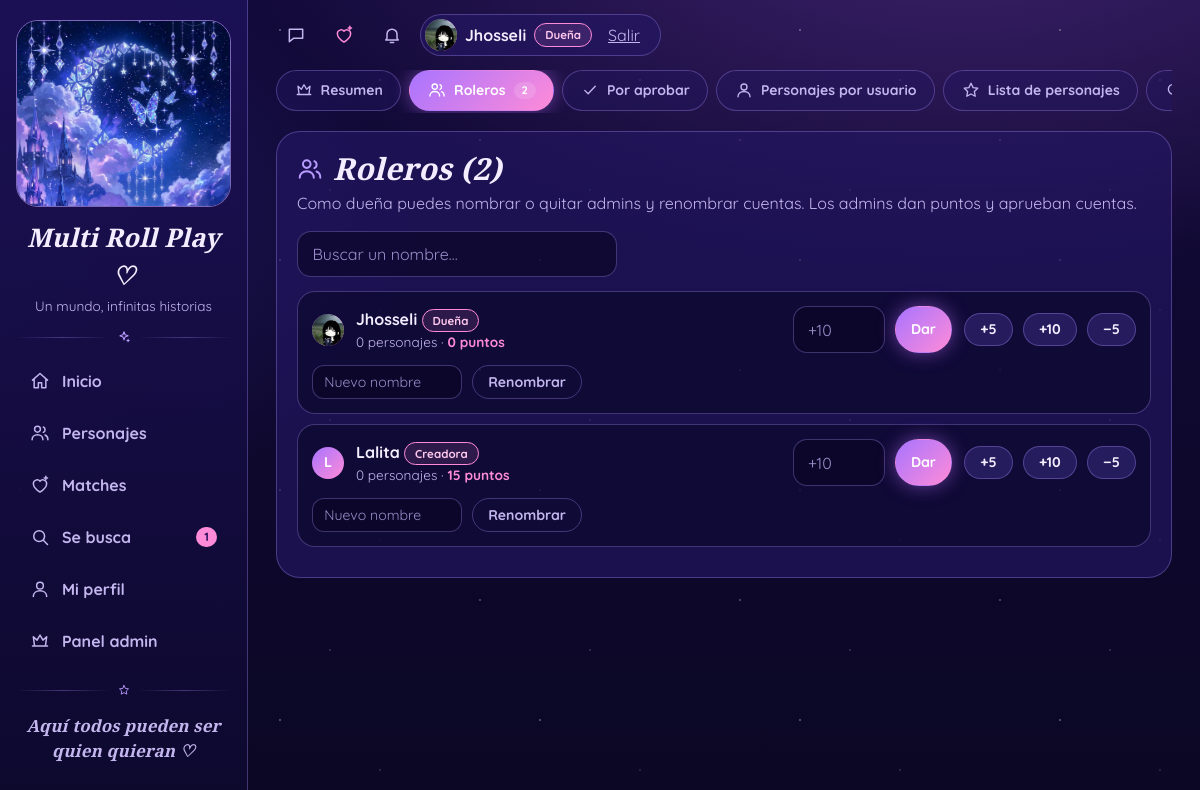
The app's page /admin/roleros (signed in) with its own data.
### app.py (models this page shows)
class Usuario(UserMixin, db.Model):
    id = db.Column(db.Integer, primary_key=True)
    username = db.Column(db.String(80), unique=True, nullable=False)
    password_hash = db.Column(db.String(200), nullable=False)
    role = db.Column(db.String(20), default='user')       # 'user', 'admin', 'owner' (dueña) o 'creator' (creadora)
    puntos = db.Column(db.Integer, default=0)
    is_approved = db.Column(db.Boolean, default=False)         # lo aprueba un admin
    foto_url = db.Column(db.String(300), nullable=True)        # foto de perfil
    bio = db.Column(db.String(300), nullable=True)             # presentación breve
    personajes = db.relationship('Personaje', backref='dueno', lazy=True, cascade='save-update, merge')
    solicitudes = db.relationship('Solicitud', backref='autor', lazy=True,
                                  cascade='all, delete-orphan')
    @property
    def es_dueno(self):          # nivel máximo: la dueña del grupo y la creadora tienen los mismos permisos
        return self.role in ('owner', 'creator')
    @property
    def es_admin(self):          # el nivel máximo también tiene poderes de admin
        return self.role in ('admin', 'owner', 'creator')
    @property
    def etiqueta_rol(self):
        return ('Creadora' if self.role == 'creator' else 'Dueña' if self.role == 'owner'
                else 'Admin' if self.es_admin else 'Rolero')

### app.py (the view)
@app.route('/admin/roleros')
@admin_required
def admin_roleros():
    usuarios = orden_usuarios(Usuario.query.filter_by(is_approved=True).all())
    return render_template('admin_roleros.html', usuarios=usuarios, stats=datos_admin(), activa='roleros')

### app.py (called while the page is built)
@login_manager.user_loader
def load_user(user_id):
    return db.session.get(Usuario, int(user_id))

def listar_pistas():
    carpeta = os.path.join(BASE_DIR, 'static', 'audio')
    try:
        nombres = sorted(f for f in os.listdir(carpeta) if f.lower().endswith(('.mp3', '.ogg', '.m4a', '.wav')))
    except OSError:
        nombres = []
    pistas = []
    for f in nombres:
        titulo = re.sub(r'^\d+[_\-\s]*', '', os.path.splitext(f)[0]).replace('_', ' ').strip()
        pistas.append({'archivo': url_for('static', filename='audio/' + f), 'titulo': titulo.capitalize() or f})
    return pistas

def avatar(usuario, clase=''):
    if usuario is not None and getattr(usuario, 'foto_url', None):
        return Markup('<img class="avatar %s" src="%s" alt="" loading="lazy">') % (clase, usuario.foto_url)
    inicial = (getattr(usuario, 'username', '?') or '?')[0].upper()
    return Markup('<span class="avatar %s">%s</span>') % (clase, inicial)

def admin_required(f):
    from functools import wraps
    @wraps(f)
    @login_required
    def envoltura(*args, **kwargs):
        if not current_user.es_admin:
            abort(403)
        return f(*args, **kwargs)
    return envoltura

def csrf_token():
    if '_csrf' not in session:
        session['_csrf'] = secrets.token_hex(16)
    return session['_csrf']

@app.before_request
def proteger_csrf():
    if request.method == 'POST':
        enviado = request.form.get('_csrf') or request.headers.get('X-CSRF-Token', '')
        if not hmac.compare_digest(session.get('_csrf', '').encode(), enviado.encode()):
            abort(400)

def orden_usuarios(usuarios):
    usuarios = sorted(usuarios, key=lambda u: ((u.username or '').lower()))
    usuarios.sort(key=lambda u: 0 if u.es_dueno else 1 if u.es_admin else 2)
    return usuarios

def datos_admin():
    total = Personaje.query.count()
    libres = Personaje.query.filter(Personaje.usuario_id.is_(None)).count()
    return {
        'usuarios': Usuario.query.filter_by(is_approved=True).count(),
        'pendientes': Usuario.query.filter_by(is_approved=False).count(),
        'personajes': total - libres, 'catalogo': total, 'libres': libres,
        'busquedas': Solicitud.query.filter_by(estado=SE_BUSCA).count(),
        'conexiones': Match.query.filter_by(estado='match').count(),
        'por_estado': {e: Personaje.query.filter(Personaje.usuario_id.isnot(None), Personaje.estado_rol == e).count()
                       for e, _ in ESTADOS},
    }

### templates/admin_roleros.html (shortened to what this page needs)
{% extends "base.html" %}
{% block content %}
{% include "_tabs_admin.html" %}
<section class="panel">
  <h1 class="titulo-seccion cursivo" style="margin-bottom:4px">{{ ico('users', 26) }}Roleros ({{ usuarios|length }})</h1>
  <p class="suave" style="margin-top:0">
    {% if current_user.es_dueno %}Como {{ current_user.etiqueta_rol|lower }} puedes nombrar o quitar admins y renombrar cuentas. Los admins dan puntos y aprueban cuentas.
    {% else %}Aquí ves a todos los miembros. Solo la dueña y la creadora nombran o quitan admins.{% endif %}
  </p>
  <input class="campo buscador" style="margin:0 0 14px" type="search" data-buscar="#lista-roleros" placeholder="Buscar un nombre…" aria-label="Buscar rolero">
  <div id="lista-roleros">
  {% for u in usuarios %}
  {% set protegido = u.es_dueno or (u.es_admin and not current_user.es_dueno) %}
  <div class="fila-usuario" data-texto="{{ u.username|lower }}">
    {{ avatar(u, 'avatar-sm') }}
    <div class="nombre">
      <a href="{{ url_for('perfil_usuario', uid=u.id) }}"><b>{{ u.username }}</b></a>
      {% if u.es_admin %}<span class="insignia {{ 'insignia-dueno' if u.es_dueno else 'insignia-admin' }}">{{ u.etiqueta_rol }}</span>{% endif %}
      <div class="suave" style="font-size:.85rem">{{ u.personajes|length }} personaje{{ '' if u.personajes|length == 1 else 's' }}
        · <span class="podio-puntos">{{ u.puntos or 0 }} puntos</span></div>
    </div>
    <form method="post" action="{{ url_for('admin_puntos', uid=u.id) }}" class="fila-botones" style="flex-wrap:nowrap">
      <input class="campo num" type="number" name="puntos" placeholder="+10" required aria-label="Puntos para {{ u.username }}">
      <button class="btn btn-neon btn-sm">Dar</button>
    </form>
    <form method="post" action="{{ url_for('admin_puntos', uid=u.id) }}" class="fila-botones" style="flex-wrap:nowrap">
      <button class="btn btn-suave btn-sm" name="puntos" value="5">+5</button>
      <button class="btn btn-suave btn-sm" name="puntos" value="10">+10</button>
      <button class="btn btn-suave btn-sm" name="puntos" value="-5">−5</button>
    </form>
    {% if current_user.es_dueno %}
    <form method="post" action="{{ url_for('admin_renombrar', uid=u.id) }}" class="fila-botones" style="flex-wrap:nowrap">
      <input class="campo campo-mini" name="username" placeholder="Nuevo nombre" minlength="3" maxlength="40" required aria-label="Nuevo nombre para {{ u.username }}">
      <button class="btn btn-linea btn-sm">Renombrar</button>
    </form>
    {% endif %}
  </div>
  {% endfor %}
  </div>
</section>
{% endblock %}

### templates/base.html (shortened to what this page needs)
<!DOCTYPE html>
<html lang="es">
<head>
  <link rel="stylesheet" href="{{ url_for('static', filename='css/style.css') }}">
</head>
<body data-csrf="{{ csrf_token() }}">
{% set ep = request.endpoint %}
<div class="app">
  <aside id="menu" class="sidebar">
    <a href="{{ url_for('home') }}" class="logo-marco" aria-label="Inicio">
      <img src="{{ url_for('static', filename='img/logo.jpg') }}" alt="">
    </a>
    <div class="text-center mt-3">
      <div class="cursivo marca-nombre">{{ NOMBRE_SITIO }} ♡</div>
      <div class="suave" style="font-size:.85rem">{{ LEMA_SITIO }}</div>
    </div>
    <div class="divisor">{{ ico('sparkle', 14) }}</div>
    <nav>
      <a class="nav-link {{ 'activo' if ep == 'home' }}" href="{{ url_for('home') }}">{{ ico('home') }}Inicio</a>
      {% if current_user.is_authenticated %}
      <a class="nav-link {{ 'activo' if ep in ('personajes', 'personaje') }}" href="{{ url_for('personajes') }}">{{ ico('users') }}Personajes</a>
      <a class="nav-link {{ 'activo' if ep in ('descubrir', 'matches', 'conexiones', 'chat') }}" href="{{ url_for('matches') if matches_nuevos else url_for('descubrir') }}">{{ ico('heart-spark') }}Matches
        {% if matches_nuevos %}<span class="contador">{{ matches_nuevos }}</span>{% endif %}</a>
      <a class="nav-link {{ 'activo' if ep == 'solicitados' }}" href="{{ url_for('solicitados') }}">{{ ico('search') }}Se busca
        {% if busquedas_abiertas %}<span class="contador">{{ busquedas_abiertas }}</span>{% endif %}</a>
      <a class="nav-link {{ 'activo' if ep in ('profile', 'perfil_usuario', 'personaje_nuevo', 'personaje_editar') }}" href="{{ url_for('profile') }}">{{ ico('user') }}Mi perfil</a>
      {% if current_user.es_admin %}
      <a class="nav-link {{ 'activo' if ep == 'admin' }}" href="{{ url_for('admin') }}">{{ ico('crown') }}Panel admin</a>
      {% endif %}
      {% else %}
      <a class="nav-link {{ 'activo' if ep == 'login' }}" href="{{ url_for('login') }}">{{ ico('user') }}Entrar</a>
      <a class="nav-link {{ 'activo' if ep == 'register' }}" href="{{ url_for('register') }}">{{ ico('sparkle') }}Registrarse</a>
      {% endif %}
    </nav>
    <div style="margin-top:auto">
      <div class="divisor">{{ ico('star', 12) }}</div>
      <p class="suave text-center cursivo" style="font-size:1.05rem">Aquí todos pueden ser quien quieran ♡</p>
    </div>
  </aside>
  <div class="contenido">
    <header class="topbar">
      {% set pistas = listar_pistas() %}
      {% if current_user.is_authenticated %}
        <button type="button" class="icono-btn" id="chat-btn" aria-label="Mensajes{% if chat_sin_leer %} ({{ chat_sin_leer }} sin leer){% endif %}" title="Mensajes" aria-controls="chat-dock" aria-expanded="false">
          {{ ico('message', 20) }}<span class="contador contador-btn" id="chat-contador" {% if not chat_sin_leer %}hidden{% endif %}>{{ chat_sin_leer }}</span></button>
        <a href="{{ url_for('matches') }}" class="icono-btn corazon" aria-label="Matches{% if matches_nuevos %} ({{ matches_nuevos }} nuevos){% endif %}" title="Matches">
          {{ ico('heart-spark', 20) }}{% if matches_nuevos %}<span class="punto"></span>{% endif %}</a>
        <a href="{{ url_for('conexiones') }}" class="icono-btn" aria-label="Solicitudes{% if solicitudes_pendientes %} ({{ solicitudes_pendientes }} nuevas){% endif %}" title="Solicitudes">
          {{ ico('bell', 20) }}{% if solicitudes_pendientes %}<span class="punto"></span>{% endif %}</a>
        <div class="pastilla-usuario">
          <a href="{{ url_for('profile') }}" class="pastilla-perfil" aria-label="Mi perfil">
            {{ avatar(current_user, 'avatar-sm') }}
            <span class="pastilla-nombre">{{ current_user.username }}</span>
            {% if current_user.es_admin %}<span class="insignia {{ 'insignia-dueno' if current_user.es_dueno else 'insignia-admin' }}">{{ current_user.etiqueta_rol }}</span>{% endif %}
          </a>
          <form method="post" action="{{ url_for('logout') }}" style="display:inline">
            <button class="enlace-salir">Salir</button>
          </form>
        </div>
      {% endif %}
    </header>
    <main>
      {% block content %}{% endblock %}
    </main>
  </div>
</div>
</body>
</html>

### records on screen
Usuario: foto_url (picture), username "Jhosseli", etiqueta_rol "Dueña", etiqueta_rol "dueña", personajes|length "0", personajes "s", puntos "0"
Usuario: foto_url+username "L", username "Lalita", etiqueta_rol "Creadora", personajes|length "0", personajes "s", puntos "15"

### other values on screen
{{ NOMBRE_SITIO }} "Multi Roll Play"
{{ LEMA_SITIO }} "Un mundo, infinitas historias"
{{ busquedas_abiertas }} "1"
{{ stats.usuarios }} "2"
{{ usuarios|length }} "2"
